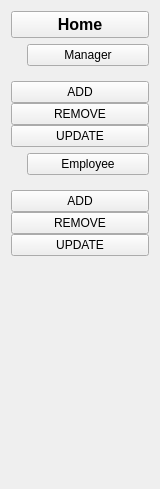
            <widget class="QWidget" name="scrollAreaWidgetContents">
             <property name="geometry">
              <rect>
               <x>0</x>
               <y>0</y>
               <width>160</width>
               <height>489</height>
              </rect>
             </property>
             <layout class="QVBoxLayout" name="verticalLayout_22">
              <item>
               <widget class="QWidget" name="Home_Widget_2" native="true">
                <layout class="QHBoxLayout" name="horizontalLayout_30">
                 <property name="spacing">
                  <number>0</number>
                 </property>
                 <property name="leftMargin">
                  <number>0</number>
                 </property>
                 <property name="topMargin">
                  <number>0</number>
                 </property>
                 <property name="rightMargin">
                  <number>0</number>
                 </property>
                 <property name="bottomMargin">
                  <number>0</number>
                 </property>
                 <item>
                  <widget class="QPushButton" name="pushButton">
                   <property name="font">
                    <font>
                     <pointsize>12</pointsize>
                     <weight>75</weight>
                     <bold>true</bold>
                    </font>
                   </property>
                   <property name="text">
                    <string>Home</string>
                   </property>
                   <property name="icon">
                    <iconset resource="../../Mid_Term_Project/Code_Mid_Project/cs261f22pid22/resources.qrc">
                     <normaloff>:/blackicons/Graphics/featherBlack/home.svg</normaloff>:/blackicons/Graphics/featherBlack/home.svg</iconset>
                   </property>
                  </widget>
                 </item>
                </layout>
               </widget>
              </item>
              <item>
               <widget class="QWidget" name="Manager_Widget" native="true">
                <layout class="QHBoxLayout" name="horizontalLayout_29">
                 <property name="spacing">
                  <number>0</number>
                 </property>
                 <property name="leftMargin">
                  <number>0</number>
                 </property>
                 <property name="topMargin">
                  <number>0</number>
                 </property>
                 <property name="rightMargin">
                  <number>0</number>
                 </property>
                 <property name="bottomMargin">
                  <number>0</number>
                 </property>
                 <item>
                  <widget class="QLabel" name="label_31">
                   <property name="minimumSize">
                    <size>
                     <width>16</width>
                     <height>16</height>
                    </size>
                   </property>
                   <property name="maximumSize">
                    <size>
                     <width>16</width>
                     <height>16</height>
                    </size>
                   </property>
                   <property name="text">
                    <string/>
                   </property>
                   <property name="pixmap">
                    <pixmap resource="../../Mid_Term_Project/Code_Mid_Project/cs261f22pid22/resources.qrc">:/blackicons/Graphics/featherBlack/users.svg</pixmap>
                   </property>
                   <property name="scaledContents">
                    <bool>true</bool>
                   </property>
                  </widget>
                 </item>
                 <item>
                  <widget class="QPushButton" name="pushButton_2">
                   <property name="layoutDirection">
                    <enum>Qt::RightToLeft</enum>
                   </property>
                   <property name="text">
                    <string>Manager</string>
                   </property>
                   <property name="icon">
                    <iconset resource="../../Mid_Term_Project/Code_Mid_Project/cs261f22pid22/resources.qrc">
                     <normaloff>:/blackicons/Graphics/featherBlack/chevron-right.svg</normaloff>:/blackicons/Graphics/featherBlack/chevron-right.svg</iconset>
                   </property>
                   <property name="checkable">
                    <bool>true</bool>
                   </property>
                  </widget>
                 </item>
                </layout>
               </widget>
              </item>
              <item>
               <widget class="QWidget" name="Manager_Menu" native="true">
                <layout class="QVBoxLayout" name="verticalLayout_13">
                 <property name="spacing">
                  <number>0</number>
                 </property>
                 <property name="leftMargin">
                  <number>0</number>
                 </property>
                 <property name="topMargin">
                  <number>9</number>
                 </property>
                 <property name="rightMargin">
                  <number>0</number>
                 </property>
                 <property name="bottomMargin">
                  <number>0</number>
                 </property>
                 <item>
                  <widget class="QPushButton" name="pushButton_4">
                   <property name="text">
                    <string>ADD</string>
                   </property>
                  </widget>
                 </item>
                 <item>
                  <widget class="QPushButton" name="pushButton_5">
                   <property name="text">
                    <string>REMOVE</string>
                   </property>
                  </widget>
                 </item>
                 <item>
                  <widget class="QPushButton" name="pushButton_6">
                   <property name="text">
                    <string>UPDATE</string>
                   </property>
                  </widget>
                 </item>
                </layout>
               </widget>
              </item>
              <item>
               <widget class="QWidget" name="Employe_Widget" native="true">
                <layout class="QHBoxLayout" name="horizontalLayout_22">
                 <property name="spacing">
                  <number>0</number>
                 </property>
                 <property name="leftMargin">
                  <number>0</number>
                 </property>
                 <property name="topMargin">
                  <number>0</number>
                 </property>
                 <property name="rightMargin">
                  <number>0</number>
                 </property>
                 <property name="bottomMargin">
                  <number>0</number>
                 </property>
                 <item>
                  <widget class="QLabel" name="label_32">
                   <property name="minimumSize">
                    <size>
                     <width>16</width>
                     <height>16</height>
                    </size>
                   </property>
                   <property name="maximumSize">
                    <size>
                     <width>16</width>
                     <height>16</height>
                    </size>
                   </property>
                   <property name="text">
                    <string/>
                   </property>
                   <property name="pixmap">
                    <pixmap resource="../../Mid_Term_Project/Code_Mid_Project/cs261f22pid22/resources.qrc">:/blackicons/Graphics/featherBlack/users.svg</pixmap>
                   </property>
                   <property name="scaledContents">
                    <bool>true</bool>
                   </property>
                  </widget>
                 </item>
                 <item>
                  <widget class="QPushButton" name="pushButton_3">
                   <property name="layoutDirection">
                    <enum>Qt::RightToLeft</enum>
                   </property>
                   <property name="text">
                    <string>Employee</string>
                   </property>
                   <property name="icon">
                    <iconset resource="../../Mid_Term_Project/Code_Mid_Project/cs261f22pid22/resources.qrc">
                     <normaloff>:/blackicons/Graphics/featherBlack/chevron-right.svg</normaloff>:/blackicons/Graphics/featherBlack/chevron-right.svg</iconset>
                   </property>
                   <property name="checkable">
                    <bool>true</bool>
                   </property>
                  </widget>
                 </item>
                </layout>
               </widget>
              </item>
              <item>
               <widget class="QWidget" name="Employe_Menu" native="true">
                <layout class="QVBoxLayout" name="verticalLayout_21">
                 <property name="spacing">
                  <number>0</number>
                 </property>
                 <property name="leftMargin">
                  <number>0</number>
                 </property>
                 <property name="topMargin">
                  <number>9</number>
                 </property>
                 <property name="rightMargin">
                  <number>0</number>
                 </property>
                 <property name="bottomMargin">
                  <number>0</number>
                 </property>
                 <item>
                  <widget class="QPushButton" name="pushButton_7">
                   <property name="text">
                    <string>ADD</string>
                   </property>
                  </widget>
                 </item>
                 <item>
                  <widget class="QPushButton" name="pushButton_8">
                   <property name="text">
                    <string>REMOVE</string>
                   </property>
                  </widget>
                 </item>
                 <item>
                  <widget class="QPushButton" name="pushButton_9">
                   <property name="text">
                    <string>UPDATE</string>
                   </property>
                  </widget>
                 </item>
                </layout>
               </widget>
              </item>
              <item>
               <spacer name="verticalSpacer_2">
                <property name="orientation">
                 <enum>Qt::Vertical</enum>
                </property>
                <property name="sizeHint" stdset="0">
                 <size>
                  <width>20</width>
                  <height>40</height>
                 </size>
                </property>
               </spacer>
              </item>
             </layout>
            </widget>
